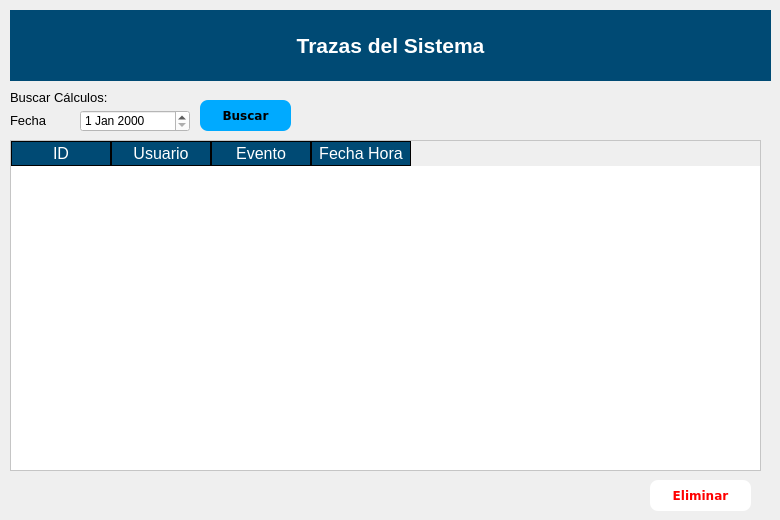
             <widget class="QWidget" name="page_trazas">
              <widget class="QLabel" name="label_16">
               <property name="geometry">
                <rect>
                 <x>10</x>
                 <y>10</y>
                 <width>761</width>
                 <height>71</height>
                </rect>
               </property>
               <property name="styleSheet">
                <string notr="true">background-color: rgb(0,74,116);
color: rgb(255, 255, 255);</string>
               </property>
               <property name="text">
                <string>&lt;html&gt;&lt;head/&gt;&lt;body&gt;&lt;p align=&quot;center&quot;&gt;&lt;span style=&quot; font-size:16pt; font-weight:600;&quot;&gt;Trazas del Sistema&lt;/span&gt;&lt;/p&gt;&lt;/body&gt;&lt;/html&gt;</string>
               </property>
              </widget>
              <widget class="QLabel" name="label_17">
               <property name="geometry">
                <rect>
                 <x>20</x>
                 <y>10</y>
                 <width>71</width>
                 <height>71</height>
                </rect>
               </property>
               <property name="styleSheet">
                <string notr="true">background-color: #000000ff;</string>
               </property>
               <property name="text">
                <string/>
               </property>
               <property name="pixmap">
                <pixmap>pngwing.com(3).png</pixmap>
               </property>
               <property name="scaledContents">
                <bool>true</bool>
               </property>
              </widget>
              <widget class="QTableWidget" name="table_Trazas">
               <property name="geometry">
                <rect>
                 <x>10</x>
                 <y>140</y>
                 <width>751</width>
                 <height>331</height>
                </rect>
               </property>
               <property name="styleSheet">
                <string notr="true">QTableWidget{
background-color: rgb(255, 255, 255);
color: rgb(0, 0, 0);
gridline-color: rgb(0,74,116);
font-size:12pt;
color: rgb(0, 0, 0);
}
QHeaderView::section{
background-color: rgb(0,74,116);
color: rgb(255, 255, 255);
border:1px solid rgb(0,0,0);
font-size:12pt;

}
QTableWidgetQTableCornerButton::section{
background-color: rgb(255, 255, 255);
border:1px solid rgb(255,255,255);
}</string>
               </property>
               <column>
                <property name="text">
                 <string>ID</string>
                </property>
               </column>
               <column>
                <property name="text">
                 <string>Usuario</string>
                </property>
               </column>
               <column>
                <property name="text">
                 <string>Evento</string>
                </property>
               </column>
               <column>
                <property name="text">
                 <string>Fecha Hora</string>
                </property>
               </column>
              </widget>
              <widget class="QPushButton" name="Button_EliminarTraza">
               <property name="geometry">
                <rect>
                 <x>650</x>
                 <y>480</y>
                 <width>101</width>
                 <height>31</height>
                </rect>
               </property>
               <property name="font">
                <font>
                 <family>Verdana</family>
                 <pointsize>9</pointsize>
                 <weight>75</weight>
                 <bold>true</bold>
                </font>
               </property>
               <property name="styleSheet">
                <string notr="true">QPushButton{
color: rgb(255, 0, 0);
	background-color: rgb(255, 255, 255);
border-radius:8px;
}

QPushButton:hover{
background-color: rgb(255, 120, 129);
border-top-left-radius:12px;
border-bottom-left-radius:12px;

}</string>
               </property>
               <property name="text">
                <string>Eliminar</string>
               </property>
               <property name="icon">
                <iconset>
                 <normaloff>trash-icon-free-12.png</normaloff>trash-icon-free-12.png</iconset>
               </property>
               <property name="iconSize">
                <size>
                 <width>30</width>
                 <height>30</height>
                </size>
               </property>
              </widget>
              <widget class="QLabel" name="label_28">
               <property name="geometry">
                <rect>
                 <x>10</x>
                 <y>90</y>
                 <width>121</width>
                 <height>16</height>
                </rect>
               </property>
               <property name="text">
                <string>&lt;html&gt;&lt;head/&gt;&lt;body&gt;&lt;p&gt;&lt;span style=&quot; font-size:10pt;&quot;&gt;Buscar Cálculos:&lt;/span&gt;&lt;/p&gt;&lt;/body&gt;&lt;/html&gt;</string>
               </property>
              </widget>
              <widget class="QDateEdit" name="dateEditCalculo_2">
               <property name="geometry">
                <rect>
                 <x>80</x>
                 <y>110</y>
                 <width>110</width>
                 <height>22</height>
                </rect>
               </property>
               <property name="styleSheet">
                <string notr="true">background-color: rgb(255, 255, 255);</string>
               </property>
              </widget>
              <widget class="QLabel" name="label_29">
               <property name="geometry">
                <rect>
                 <x>10</x>
                 <y>110</y>
                 <width>61</width>
                 <height>21</height>
                </rect>
               </property>
               <property name="text">
                <string>&lt;html&gt;&lt;head/&gt;&lt;body&gt;&lt;p&gt;&lt;span style=&quot; font-size:10pt;&quot;&gt;Fecha&lt;/span&gt;&lt;/p&gt;&lt;/body&gt;&lt;/html&gt;</string>
               </property>
              </widget>
              <widget class="QPushButton" name="ButtonBuscarTraza">
               <property name="geometry">
                <rect>
                 <x>200</x>
                 <y>100</y>
                 <width>91</width>
                 <height>31</height>
                </rect>
               </property>
               <property name="font">
                <font>
                 <family>Verdana</family>
                 <pointsize>9</pointsize>
                 <weight>75</weight>
                 <bold>true</bold>
                </font>
               </property>
               <property name="styleSheet">
                <string notr="true">QPushButton{
background-color: rgb(0, 170, 255);
border-radius:8px;
}

QPushButton:hover{
background-color: rgb(0, 196, 255);
border-top-left-radius:12px;
border-bottom-left-radius:12px;

}</string>
               </property>
               <property name="text">
                <string>Buscar</string>
               </property>
               <property name="icon">
                <iconset>
                 <normaloff>pngwing.com.png</normaloff>pngwing.com.png</iconset>
               </property>
               <property name="iconSize">
                <size>
                 <width>30</width>
                 <height>30</height>
                </size>
               </property>
              </widget>
             </widget>
